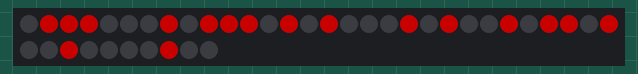
Simulated run of this sketch. Board: Arduino Uno, built with avr-gcc and run on an emulated ATmega328P. On the bench: 40 RGB LEDs in strip order, left to right, continuing on the next row. Dim RGB values are drawn brighter than linear.

Above: at 0.1 s.
At 13.1 s:
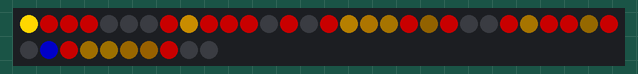
At 31.2 s:
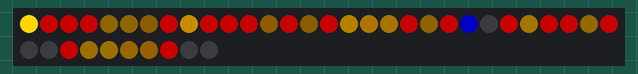

Measured:
- what the display in image 2 shows lasts 2.0 s, from 31.1 s to 33.1 s

The sketch:

Robot_wave_led.ino
```cpp
#include <Adafruit_NeoPixel.h>

#define PIN 6
#define X 5
#define Y 8
// Parameter 1 = number of pixels in strip
// Parameter 2 = pin number (most are valid)
// Parameter 3 = pixel type flags, add together as needed:
//   NEO_KHZ800  800 KHz bitstream (most NeoPixel products w/WS2812 LEDs)
//   NEO_KHZ400  400 KHz (classic 'v1' (not v2) FLORA pixels, WS2811 drivers)
//   NEO_GRB     Pixels are wired for GRB bitstream (most NeoPixel products)
//   NEO_RGB     Pixels are wired for RGB bitstream (v1 FLORA pixels, not v2)
Adafruit_NeoPixel strip = Adafruit_NeoPixel(40, PIN, NEO_GRB + NEO_KHZ800);

uint16_t SetElement(uint16_t, uint16_t);
int update_time = 1000;//1 sec delay

//in main, declare map matrix //6x6 map
int nothing=0;
int wall=255;
int goal=1;
int robot=254;

//declare starting robot/goal locations
int robot_x=4;
int robot_y=7;
int goal_x=0;
int goal_y=0;

//map locations
int x=0;
int y=0;

//temp variables
int temp_A=0;
int temp_B=0;
int counter=0;
int steps=0;//to determine how processor intensive the algorithm was

//when searching for a node with a lower value
int minimum_node=250;
int min_node_location=250;
int new_state=1;
int old_state=1;
int trans=50;
int reset_min=250;//anything above this number is a special item, ie a wall or robot


//X is vertical, Y is horizontal
int map1[X][Y]=	{
	{0,wall,wall,wall,0,0,0,wall},
	{0,wall,wall,wall,0,wall,0,wall},
	{0,0,0,wall,0,wall,0,0},
	{wall,0,wall,wall,0,wall,0,0},
	{wall,0,0,0,0,wall,0,0}
};


//declare functions here, first
int propagate_wavefront(int robot_x, int robot_y);
void unpropagate(int robot_x, int robot_y);
int min_surrounding_node_value(int x, int y);
void print_map(void);
void LED_Print(int,int,int);//print to LED display


void setup()
{
  strip.begin();
  strip.show(); // Initialize all pixels to 'off'
  /* add setup code here */

}

void loop()
{

//////////////wavefront code//////////////
        while(map1[robot_x][robot_y]!=goal)
                {

        		//find new location to go to
        		new_state=propagate_wavefront(robot_x,robot_y);

        		//update new location of robot
        		if (new_state==1)
        			{
        			robot_x--;
        			//printf("x=%d y=%d\n\n",robot_x,robot_y);
        			}
        		if (new_state==2)
        			{
        			robot_y++;
        			//printf("x=%d y=%d\n\n",robot_x,robot_y);
        			}
        		if (new_state==3)
        			{
        			robot_x++;
        			//printf("x=%d y=%d\n\n",robot_x,robot_y);
        			}
        		if (new_state==4)
        			{
        			robot_y--;
        			//printf("x=%d y=%d\n\n",robot_x,robot_y);
        			}

        /*
        		//if not pointed in the right direction, rotate
        		if (abs(old_state - new_state) == 2)//rotate 180 degrees
        			rotate_CCW(200,200);
        		if ((old_state - new_state) == 1 || (signed int)(old_state - new_state) == -3)//rotate 90 degrees CW
        			rotate_CW(100,200);
        		if ((signed int)(old_state - new_state) == -1 || (old_state - new_state) == 3)//rotate 90 degrees CCW
        			rotate_CCW(100,200);

        		//go to new location
        		straight(30,100);*/

        		//make new state the old state
        		old_state=new_state;
        		trans--;
                }
		//////////////////////////////////////////
	print_map();
	while(1);//stops the code

}
uint16_t SetElement(uint16_t row, uint16_t col)
{
	//array[width * row + col] = value;
	return Y * row+col;
}
```

wave.ino
```cpp
//WAVEFRONT ALGORITHM


int propagate_wavefront(int robot_x, int robot_y)
	{
	//clear old wavefront
	unpropagate(robot_x, robot_y);

	//start location to begin scan at goal location
	map1[goal_x][goal_y]=goal;//goal at 3,3 for error

	print_map();

    counter=0;
    while(counter<50)//allows for recycling until robot is found
        {
        x=0;
        y=0;
    	while(x<X && y<Y)//while the map hasnt been fully scanned
    		{
    		//if this location is a wall or the goal, just ignore it
    		if (map1[x][y] != wall && map1[x][y] != goal)
    			{
    			//a full trail to the robot has been located, finished!
    			if (min_surrounding_node_value(x, y) < reset_min && map1[x][y]==robot)
    				{

                	print_map();
    				//finshed! tell robot to start moving down path
    				return min_node_location;
    				}
    			//record a value in to this node
    			else if (minimum_node!=reset_min)//if this isnt here, 'nothing' will go in the location
    				map1[x][y]=minimum_node+1;
    			}

    		//go to next node and/or row
    		y++;
    		if (y==Y && x!=X)
    			{
    			x++;
    			y=0;
    			}
    		}

        print_map();
   		counter++;
        }
    return 0;
	}

void unpropagate(int robot_x, int robot_y)//clears old path to determine new path
	{

	print_map();

    //printf("Starting Unpropagate\n");

	//stay within boundary
	for (x=0; x<X; x++)
	    for (y=0; y<Y; y++)
		    if (map1[x][y] != wall && map1[x][y] != goal) //if this location is a wall or goal, just ignore it
		       map1[x][y] = nothing;//clear that space

	//old robot location was deleted, store new robot location in map
	map1[robot_x][robot_y]=robot;


	//fprintf(out, "Unpropagation Complete:\n");
	print_map();
	}

//this function looks at a node and returns the lowest value around that node
int min_surrounding_node_value(int x, int y)
	{
	minimum_node=reset_min;//reset minimum

	//down
	if(x < X-1)//not out of boundary
		if  (map1[x+1][y] < minimum_node && map1[x+1][y] != nothing)//find the lowest number node, and exclude empty nodes (0's)
		    {
			minimum_node = map1[x+1][y];
			min_node_location=3;
            }

	//up
	if(x > 0)
		if  (map1[x-1][y] < minimum_node && map1[x-1][y] != nothing)
		    {
			minimum_node = map1[x-1][y];
			min_node_location=1;
            }

	//right
	if(y < Y-1)
		if  (map1[x][y+1] < minimum_node && map1[x][y+1] != nothing)
		    {
			minimum_node = map1[x][y+1];
			min_node_location=2;
            }

	//left
	if(y > 0)
		if  (map1[x][y-1] < minimum_node && map1[x][y-1] != nothing)
		    {
			minimum_node = map1[x][y-1];
			min_node_location=4;
            }

	return minimum_node;
	}

void print_map(void)
	{
	for (temp_B=0;temp_B<X;temp_B++)
		{
		for (temp_A=0;temp_A<Y;temp_A++)
			{
            if (map1[temp_B][temp_A]==wall)
				LED_Print(temp_B,temp_A,wall);

            else if (map1[temp_B][temp_A]==robot)
               LED_Print(temp_B,temp_A,robot);
            else if (map1[temp_B][temp_A]==goal)
               LED_Print(temp_B,temp_A,goal);
			else
               LED_Print(temp_B,temp_A,map1[temp_B][temp_A]);

			}


		}

	steps++;
	strip.show();
	delay(update_time);
	}
void LED_Print(int x,int y,int object)
{
	if(object==nothing)
	{
		strip.setPixelColor(SetElement(x,y),strip.Color(0,0,0));//off
	}
	else if(object==wall)
	{
		strip.setPixelColor(SetElement(x,y),strip.Color(100,0,0));//red
	}
	else if(object==goal)
	{
		strip.setPixelColor(SetElement(x,y),strip.Color(255,215,0));//yellow
	}
	else if(object==robot)
	{
		strip.setPixelColor(SetElement(x,y),strip.Color(0,0,100));//blue
	}
	else
	{
		strip.setPixelColor(SetElement(x,y),strip.Color(100/object*2,71/object*2,0));//yellow dim for distance
	}
}
```
